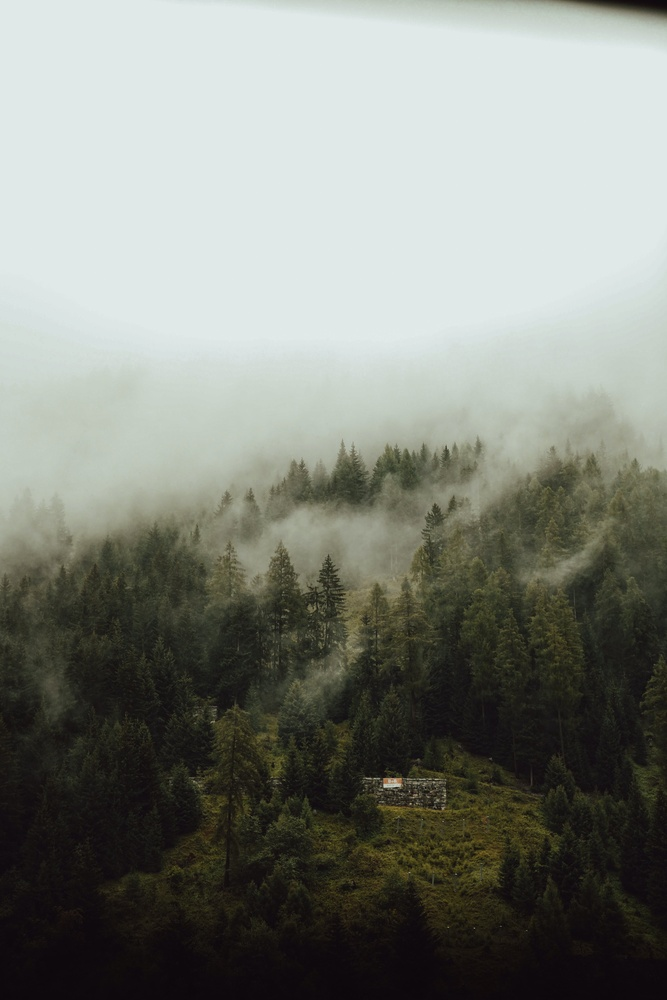
#> input picture Natural.jpg, 667 x 1000 px, shrunk from 4000 x 6000 before the run
$ python rotate_around_point.py Natural.jpg out.png
#> lines starting #> are read from the running program, lines starting #| are printed output that depends on the picture
import cv2
import sys
import numpy as np

input_path = sys.argv[1]
output_path = sys.argv[2]

img = cv2.imread(input_path)
#> img is the input picture: shape (1000, 667, 3); mean B, G, R 123.4, 131.2, 127.7
rows, cols = img.shape[:2]
#> rows = 1000; cols = 667

rotation_point = (100, 100)
M = cv2.getRotationMatrix2D(rotation_point, 30, 1)
rotated_img = cv2.warpAffine(img, M, (cols, rows))
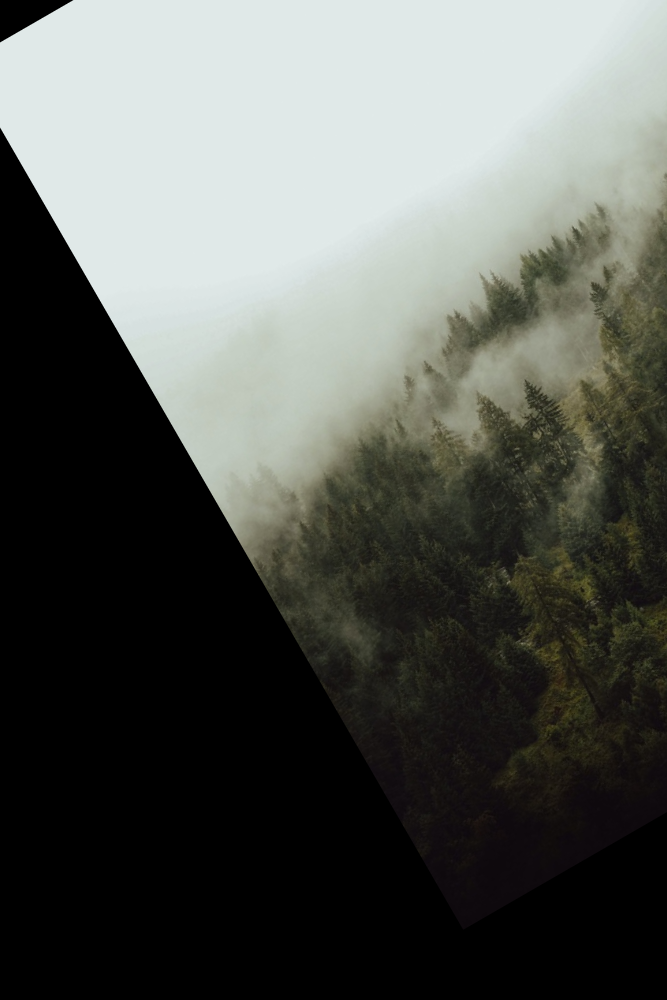
#> rotated_img: shape (1000, 667, 3); mean B, G, R 85.3, 90.2, 87.5

cv2.imwrite(output_path, rotated_img)
